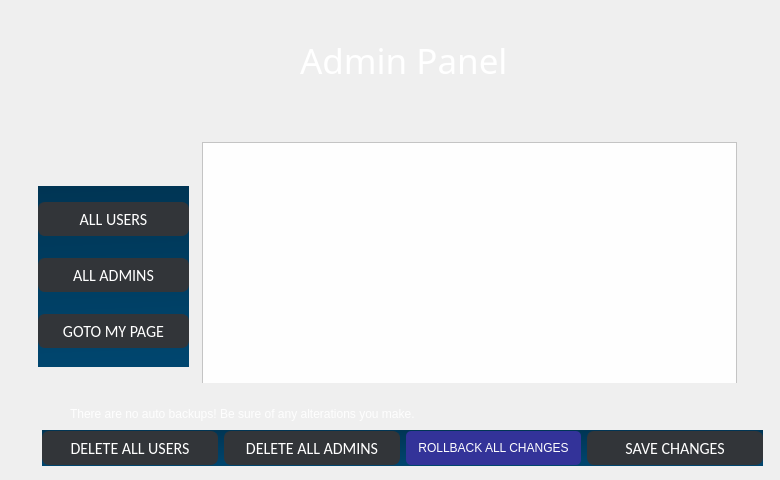
        <widget class="QWidget" name="page_14">
         <widget class="QFrame" name="frame_7">
          <property name="geometry">
           <rect>
            <x>20</x>
            <y>20</y>
            <width>751</width>
            <height>451</height>
           </rect>
          </property>
          <property name="styleSheet">
           <string notr="true">QMainWindow,QWidget,QMessageBox{
	background-color: rgb(255, 255, 0);
background: qlineargradient(spread:pad, x1:0.472, y1:0, x2:0.502, y2:1, stop:0 rgba(0, 53, 84, 255), stop:1 rgba(0, 70, 111, 255));
font-family:&quot;Quicksand SemiBold&quot;;
}


QListWidget{
background:transparent;
}

QFrame{
background:transparent;
}


QLabel,QGroupBox{
color: white;
background:transparent;
}
QComboBox{
background:rgb(0, 48, 75);
color:white;
height:32px;
border-radius:5px;
}

QLineEdit,QDateEdit,QDateTimeEdit{
background:rgba(0, 33, 52, 100);
color:white;
height:32px;
border-radius:8px;
}

QPushButton{
width:131px;
height:32px;
background:rgba(0, 33, 52, 100);
color:white;
border-radius:10px;
}

QPushButton:hover{
background: #cae9ff;
color:black;
}


Line{
backfround:white;
}</string>
          </property>
          <property name="frameShape">
           <enum>QFrame::StyledPanel</enum>
          </property>
          <property name="frameShadow">
           <enum>QFrame::Raised</enum>
          </property>
          <widget class="QLabel" name="label_27">
           <property name="geometry">
            <rect>
             <x>234</x>
             <y>20</y>
             <width>291</width>
             <height>41</height>
            </rect>
           </property>
           <property name="font">
            <font>
             <family>Droid Sans</family>
             <pointsize>-1</pointsize>
            </font>
           </property>
           <property name="styleSheet">
            <string notr="true">text-align: center;
color: rgb(255, 255, 255);
margin: 0 auto;
font-size: 35px;
font-family: 'Droid Sans';</string>
           </property>
           <property name="text">
            <string>Admin Panel</string>
           </property>
          </widget>
          <widget class="QStackedWidget" name="stackedWidget_5">
           <property name="geometry">
            <rect>
             <x>182</x>
             <y>122</y>
             <width>535</width>
             <height>241</height>
            </rect>
           </property>
           <property name="currentIndex">
            <number>0</number>
           </property>
           <widget class="QWidget" name="page_15">
            <widget class="QFrame" name="frame_8">
             <property name="geometry">
              <rect>
               <x>0</x>
               <y>0</y>
               <width>535</width>
               <height>303</height>
              </rect>
             </property>
             <property name="styleSheet">
              <string notr="true">background: #fefefe;</string>
             </property>
             <property name="frameShape">
              <enum>QFrame::StyledPanel</enum>
             </property>
             <property name="frameShadow">
              <enum>QFrame::Raised</enum>
             </property>
             <widget class="QTableView" name="tableView">
              <property name="geometry">
               <rect>
                <x>0</x>
                <y>0</y>
                <width>535</width>
                <height>305</height>
               </rect>
              </property>
             </widget>
             <widget class="QFrame" name="frame">
              <property name="geometry">
               <rect>
                <x>-200</x>
                <y>-90</y>
                <width>750</width>
                <height>450</height>
               </rect>
              </property>
              <property name="minimumSize">
               <size>
                <width>750</width>
                <height>450</height>
               </size>
              </property>
              <property name="maximumSize">
               <size>
                <width>750</width>
                <height>450</height>
               </size>
              </property>
              <property name="baseSize">
               <size>
                <width>750</width>
                <height>450</height>
               </size>
              </property>
              <property name="autoFillBackground">
               <bool>false</bool>
              </property>
              <property name="styleSheet">
               <string notr="true">QMainWindow,QWidget,QMessageBox{
background: qlineargradient(spread:pad, x1:0.472, y1:0, x2:0.502, y2:1, stop:0 rgba(0, 53, 84, 255), stop:1 rgba(0, 70, 111, 255));
font-family:&quot;Quicksand SemiBold&quot;;
}


QListWidget{
background:transparent;
}

QFrame{
background:transparent;
}


QLabel,QGroupBox{
color: white;
background:transparent;
}
QComboBox{
background:rgb(0, 48, 75);
color:white;
height:32px;
border-radius:5px;
}

QLineEdit,QDateEdit,QDateTimeEdit{
background:rgba(0, 33, 52, 100);
color:white;
height:32px;
border-radius:8px;
}

QPushButton{
width:131px;
height:32px;
background:rgba(0, 33, 52, 100);
color:white;
border-radius:10px;
}

QPushButton:hover{
background: #cae9ff;
color:black;
}


Line{
backfround:white;
}</string>
              </property>
              <property name="frameShape">
               <enum>QFrame::StyledPanel</enum>
              </property>
              <property name="frameShadow">
               <enum>QFrame::Raised</enum>
              </property>
             </widget>
            </widget>
           </widget>
           <widget class="QWidget" name="page_16">
            <widget class="QFrame" name="frame_9">
             <property name="geometry">
              <rect>
               <x>0</x>
               <y>0</y>
               <width>535</width>
               <height>303</height>
              </rect>
             </property>
             <property name="styleSheet">
              <string notr="true">background: #fefefe;</string>
             </property>
             <property name="frameShape">
              <enum>QFrame::StyledPanel</enum>
             </property>
             <property name="frameShadow">
              <enum>QFrame::Raised</enum>
             </property>
             <widget class="QTableView" name="tableView_2">
              <property name="geometry">
               <rect>
                <x>0</x>
                <y>-2</y>
                <width>535</width>
                <height>305</height>
               </rect>
              </property>
             </widget>
            </widget>
           </widget>
          </widget>
          <widget class="QLabel" name="adminLabel">
           <property name="geometry">
            <rect>
             <x>50</x>
             <y>386</y>
             <width>649</width>
             <height>16</height>
            </rect>
           </property>
           <property name="styleSheet">
            <string notr="true">color: #fefefe;</string>
           </property>
           <property name="text">
            <string>There are no auto backups! Be sure of any alterations you make.</string>
           </property>
          </widget>
          <widget class="QLabel" name="headLabel">
           <property name="geometry">
            <rect>
             <x>190</x>
             <y>100</y>
             <width>479</width>
             <height>16</height>
            </rect>
           </property>
           <property name="styleSheet">
            <string notr="true">color: #fefefe;</string>
           </property>
           <property name="text">
            <string/>
           </property>
          </widget>
          <widget class="QWidget" name="layoutWidget">
           <property name="geometry">
            <rect>
             <x>18</x>
             <y>166</y>
             <width>151</width>
             <height>181</height>
            </rect>
           </property>
           <layout class="QVBoxLayout" name="verticalLayout_14">
            <item>
             <widget class="QPushButton" name="userBrowse">
              <property name="styleSheet">
               <string notr="true">QPushButton
{
	background-color:rgb(50, 53, 57);
	border-style:solid;
	border-radius:7px;
	border-width:1px;
border-color: rgb(50, 53, 57);
	color:#ffffff;
	font-size:16px;
font-family:Calibri;
}

QPushButton:hover
{
	background-color: #00000000;
	border-color: rgb(30, 227, 0);
	/*color:rgb(30, 227, 0);*/
}

QPushButton:focus
{
	background-color:  rgb(30, 227, 0);
	border-color: rgba(30, 227, 0,0);
	color:rgb(255, 255, 255);
}
</string>
              </property>
              <property name="text">
               <string>ALL USERS</string>
              </property>
             </widget>
            </item>
            <item>
             <widget class="QPushButton" name="adminBrowse">
              <property name="styleSheet">
               <string notr="true">QPushButton
{
	background-color:rgb(50, 53, 57);
	border-style:solid;
	border-radius:7px;
	border-width:1px;
border-color: rgb(50, 53, 57);
	color:#ffffff;
	font-size:16px;
font-family:Calibri;
}

QPushButton:hover
{
	background-color: #00000000;
	border-color: rgb(30, 227, 0);
	/*color:rgb(30, 227, 0);*/
}

QPushButton:focus
{
	background-color:  rgb(30, 227, 0);
	border-color: rgba(30, 227, 0,0);
	color:rgb(255, 255, 255);
}
</string>
              </property>
              <property name="text">
               <string>ALL ADMINS</string>
              </property>
             </widget>
            </item>
            <item>
             <widget class="QPushButton" name="pageButton">
              <property name="styleSheet">
               <string notr="true">QPushButton
{
	background-color:rgb(50, 53, 57);
	border-style:solid;
	border-radius:7px;
	border-width:1px;
border-color: rgb(50, 53, 57);
	color:#ffffff;
	font-size:16px;
font-family:Calibri;
}

QPushButton:hover
{
	background-color: #00000000;
	border-color: rgb(30, 227, 0);
	/*color:rgb(30, 227, 0);*/
}

QPushButton:focus
{
	background-color:  rgb(30, 227, 0);
	border-color: rgba(30, 227, 0,0);
	color:rgb(255, 255, 255);
}
</string>
              </property>
              <property name="text">
               <string>GOTO MY PAGE</string>
              </property>
             </widget>
            </item>
           </layout>
          </widget>
          <widget class="QWidget" name="layoutWidget">
           <property name="geometry">
            <rect>
             <x>22</x>
             <y>410</y>
             <width>721</width>
             <height>36</height>
            </rect>
           </property>
           <layout class="QHBoxLayout" name="horizontalLayout_23">
            <item>
             <widget class="QPushButton" name="delUButton">
              <property name="styleSheet">
               <string notr="true">QPushButton
{
	background-color:rgb(50, 53, 57);
	border-style:solid;
	border-radius:7px;
	border-width:1px;
border-color: rgb(50, 53, 57);
	color:#ffffff;
	font-size:16px;
font-family:Calibri;
}

QPushButton:hover
{
	background-color: #00000000;
	border-color:red;
	/*color:rgb(30, 227, 0);*/
}

QPushButton:focus
{
	background-color:  red;
	border-color: red;
	color:rgb(255, 255, 255);
}
</string>
              </property>
              <property name="text">
               <string>DELETE ALL USERS</string>
              </property>
             </widget>
            </item>
            <item>
             <widget class="QPushButton" name="delAButton">
              <property name="styleSheet">
               <string notr="true">QPushButton
{
	background-color:rgb(50, 53, 57);
	border-style:solid;
	border-radius:7px;
	border-width:1px;
border-color: rgb(50, 53, 57);
	color:#ffffff;
	font-size:16px;
font-family:Calibri;
}

QPushButton:hover
{
	background-color: #00000000;
	border-color:red;
	/*color:rgb(30, 227, 0);*/
}

QPushButton:focus
{
	background-color:  red;
	border-color: red;
	color:rgb(255, 255, 255);
}
</string>
              </property>
              <property name="text">
               <string>DELETE ALL ADMINS</string>
              </property>
             </widget>
            </item>
            <item>
             <widget class="QPushButton" name="backButton_5">
              <property name="styleSheet">
               <string notr="true">Padding: 1px;
Border-radius: 5px;
Background: #339;
Color: #fefefe;</string>
              </property>
              <property name="text">
               <string>ROLLBACK ALL CHANGES</string>
              </property>
             </widget>
            </item>
            <item>
             <widget class="QPushButton" name="editedButton_2">
              <property name="styleSheet">
               <string notr="true">QPushButton
{
	background-color:rgb(50, 53, 57);
	border-style:solid;
	border-radius:7px;
	border-width:1px;
border-color: rgb(50, 53, 57);
	color:#ffffff;
	font-size:16px;
font-family:Calibri;
}

QPushButton:hover
{
	background-color: #00000000;
	border-color: rgb(30, 227, 0);
	/*color:rgb(30, 227, 0);*/
}

QPushButton:focus
{
	background-color:  rgb(30, 227, 0);
	border-color: rgba(30, 227, 0,0);
	color:rgb(255, 255, 255);
}
</string>
              </property>
              <property name="text">
               <string>SAVE CHANGES</string>
              </property>
             </widget>
            </item>
           </layout>
          </widget>
         </widget>
        </widget>
